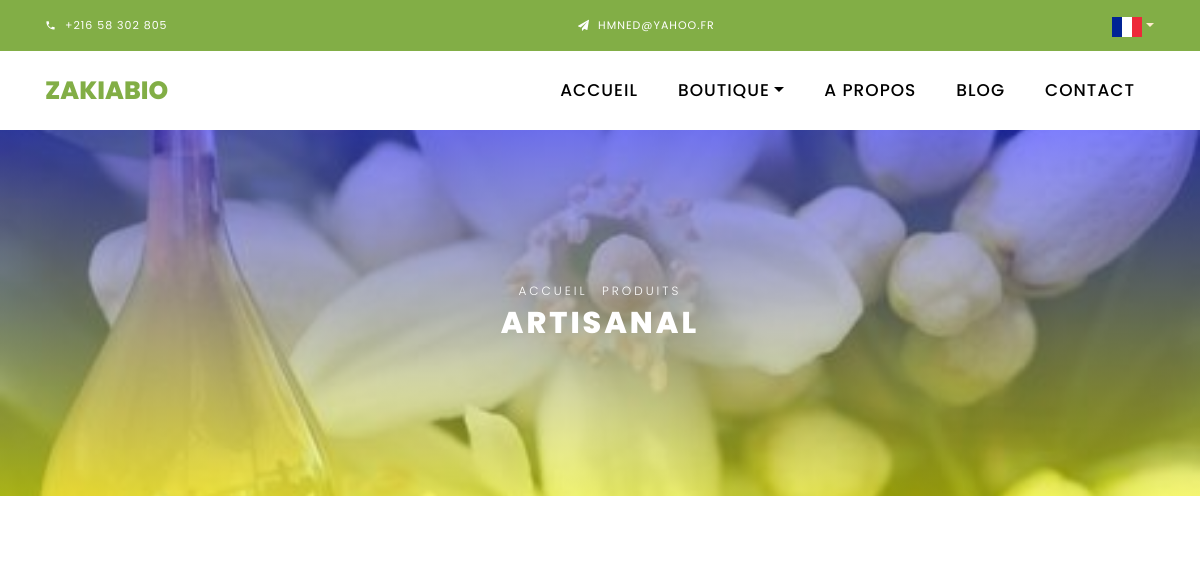
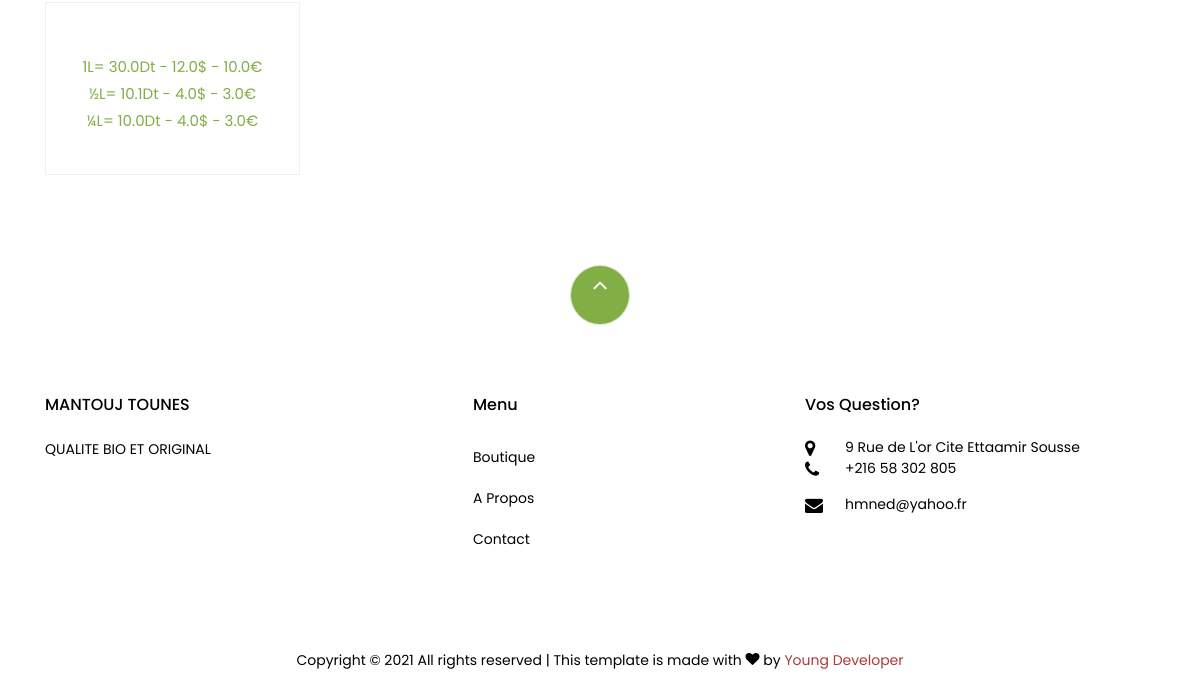
Page /fr/artisanal on the earlier database version (2 pictures, top to bottom).
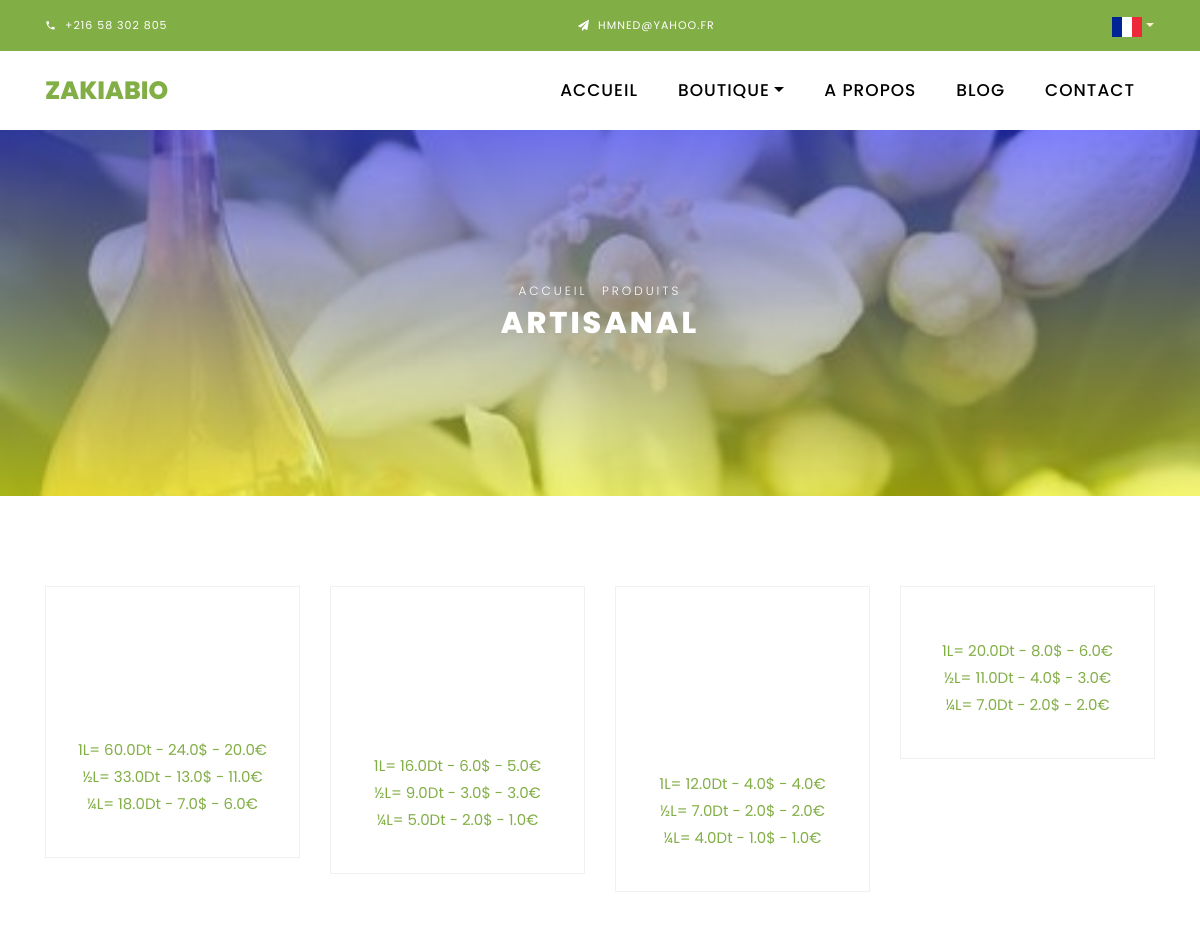
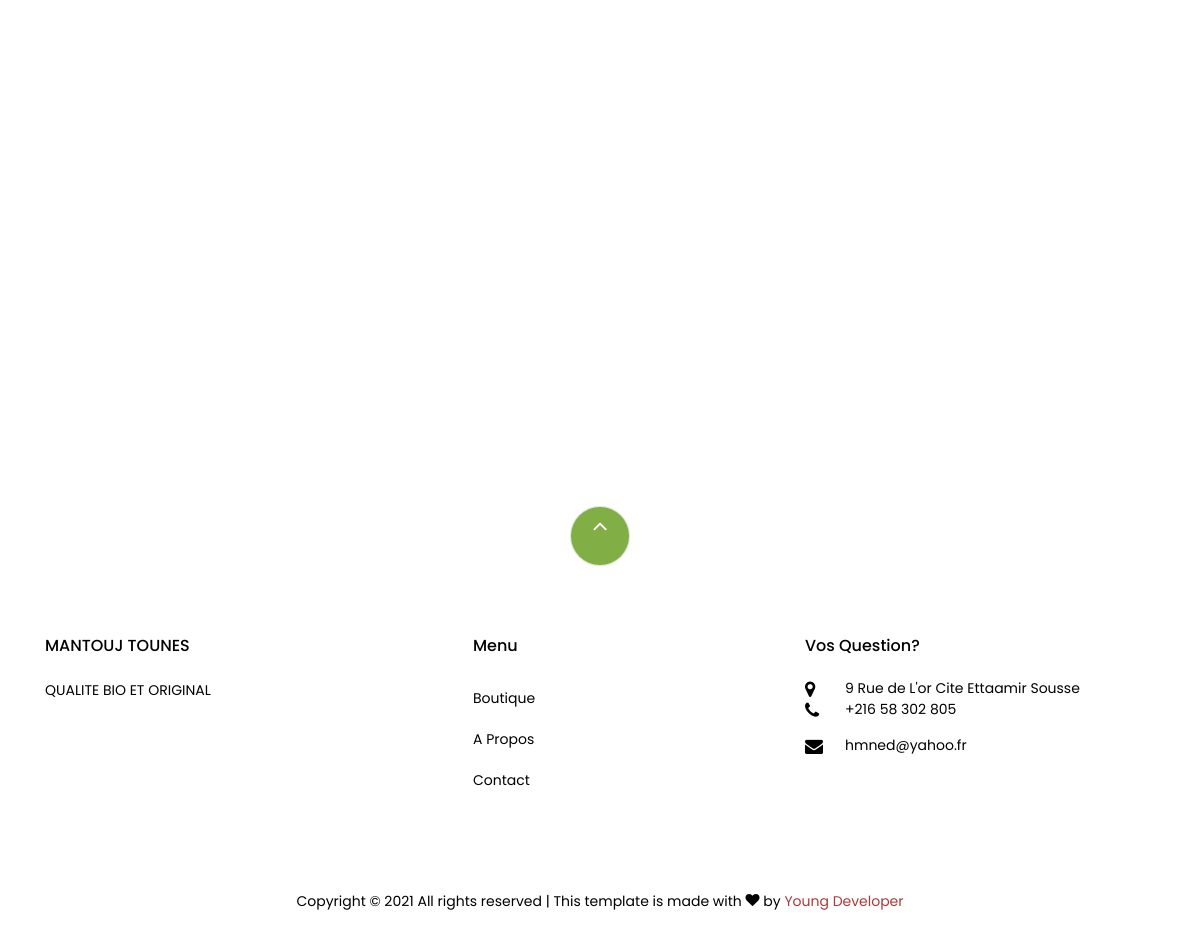
Same page on the later database version (2 pictures, top to bottom).
### artisanalProd/models.py (models this page shows, shortened)
class ArtisanalProd(models.Model):
    ENtitle = models.CharField(max_length=200)
    FRtitle = models.CharField(max_length=200)
    ARtitle = models.CharField(max_length=200)
    image = models.ImageField(upload_to='pics')
    ENdescription = models.TextField(max_length=2000)
    FRdescription = models.TextField(max_length=2000)
    ARdescription = models.TextField(max_length=2000)
    pricedemikg = models.FloatField(max_length=1000)
    pricequartkg = models.FloatField(max_length=1000)
    price = models.FloatField(max_length=1000)
    slug = models.SlugField(unique=True)
    available = models.BooleanField(default=True)

### fr/views.py (the view)
# urls.py: path('artisanal', views.artisanal, name='artisanal'),
def artisanal(request):
    prods = ArtisanalProd.objects.all()
    return render(request, 'fr/artisanalfr.html', context={"prods":prods})

### template/fr/artisanalfr.html (shortened to what this page needs)
{% load static %}
{% load mathfilters %}
<!DOCTYPE html>
<html lang="en">
<head>
  <link rel="stylesheet" href="{% static 'css/open-iconic-bootstrap.min.css' %}">
  <link rel="stylesheet" href="{% static 'css/animate.css' %}">
  <link rel="stylesheet" href="{% static 'css/owl.carousel.min.css' %}">
  <link rel="stylesheet" href="{% static 'css/owl.theme.default.min.css' %}">
  <link rel="stylesheet" href="{% static 'css/magnific-popup.css' %}">
  <link rel="stylesheet" href="{% static 'css/aos.css' %}">
  <link rel="stylesheet" href="{% static 'css/ionicons.min.css' %}">
  <link rel="stylesheet" href="{% static 'css/bootstrap-datepicker.css' %}">
  <link rel="stylesheet" href="{% static 'css/jquery.timepicker.css' %}">
  <link rel="stylesheet" href="{% static 'css/flaticon.css' %}">
  <link rel="stylesheet" href="{% static 'css/icomoon.css' %}">
  <link rel="stylesheet" href="{% static 'css/style.css' %}">
</head>
<body class="goto-here">
	<div class="py-1 bg-primary">
		<div class="container">
			<div class="row no-gutters d-flex align-items-start align-items-center px-md-0">
				<div class="col-lg-12 d-block">
					<div class="row d-flex">
						<div class="col-md pr-4 d-flex topper align-items-center">
							<div class="icon mr-2 d-flex justify-content-center align-items-center">
								<span class="icon-phone2"></span>
							</div>
							<span class="text">+216 58 302 805</span>
						</div>
						<div class="col-md pr-4 d-flex topper align-items-center">
							<div class="icon mr-2 d-flex justify-content-center align-items-center">
								<span class="icon-paper-plane"></span>
							</div>
							<span class="text">Hmned@yahoo.fr</span>
						</div>
						<div class="#">
							<a class="nav-link dropdown-toggle" href="#" id="dropdown04" data-toggle="dropdown" aria-haspopup="true" aria-expanded="false" style="color: blanchedalmond;"><img src="{% static 'images/fr.svg' %}" alt="" width="30px" length="30px" /></a>
						</div>
					</div>
				</div>
			</div>
		</div>
	</div>
<nav class="navbar navbar-expand-lg navbar-dark ftco_navbar bg-dark ftco-navbar-light" id="ftco-navbar">
  <div class="container">
    <a class="navbar-brand" href="/fr">ZAKIABIO</a>
    <div class="collapse navbar-collapse" id="ftco-nav">
      <ul class="navbar-nav ml-auto">
        <li class="nav-item"><a href="/fr" class="nav-link">Accueil</a></li>
        <li class="nav-item dropdown">
          <a class="nav-link dropdown-toggle active" href="#" id="dropdown04" data-toggle="dropdown"
            aria-haspopup="true" aria-expanded="false">Boutique</a>
        </li>
        <li class="nav-item">
          <a href="/fr/about" class="nav-link">A Propos</a>
        </li>
        <li class="nav-item">
          <a href="/fr/blog" class="nav-link">Blog</a>
        </li>
        <li class="nav-item">
          <a href="/fr/contact" class="nav-link">Contact</a>
        </li>
      </ul>
    </div>
  </div>
</nav>
  <div class="hero-wrap hero-bread" style="background-image:linear-gradient(rgba(0, 0, 255, 0.5), rgba(255, 255, 0, 0.5)),
  url({% static 'images/img44.jpg' %});">
    <div class="container">
      <div class="row no-gutters slider-text align-items-center justify-content-center">
        <div class="col-md-9 ftco-animate text-center">
          <p class="breadcrumbs"><span class="mr-2"><a href="/">Accueil</a></span> <span>Produits</span></p>
          <h1 class="mb-0 bread">Artisanal</h1>
        </div>
      </div>
    </div>
  </div>
  <section class="ftco-section">
    <div class="container">
      <div class="row">
        {% for a in prods %}
    			<div class="col-md-6 col-lg-3 ftco-animate">
    				<div class="product">
    					<a href="/fr/artisanal/{{ a.slug }}" target="_blank" class="img-prod"><img class="img-fluid" src="{{ a.image.url }}" alt="Colorlib Template">
    					</a>
    					<div class="text py-3 pb-4 px-3 text-center">
    						<div class="d-flex">
    							<div class="pricing">
                    <p class="price">1L= <span class="price-sale">{{ a.price}}Dt - {{ a.price|intdiv:2.5 }}$ - {{ a.price|intdiv:3 }}€</span>
                    <p class="price">½L= <span class="price-sale">{{ a.pricedemikg }}Dt - {{ a.pricedemikg|intdiv:2.5 }}$ - {{ a.pricedemikg|intdiv:3 }}€</p></span>
                    <p class="price">¼L= <span class="price-sale">{{ a.pricequartkg }}Dt - {{ a.pricequartkg|intdiv:2.5 }}$ - {{ a.pricequartkg|intdiv:3 }}€</p></span>
                      </p>
		    					</div>
	    					</div>
    					</div>
    				</div>
          </div>
          {% endfor %}
      </div>
    </div>
  </section>
  <footer class="ftco-footer ftco-section">
    <div class="container">
      <div class="row">
        <div class="mouse">
          <a href="#" class="mouse-icon">
            <div class="mouse-wheel">
              <span class="ion-ios-arrow-up"></span>
            </div>
          </a>
        </div>
      </div>
      <div class="row mb-5">
        <div class="col-md">
          <div class="ftco-footer-widget mb-4">
            <h2 class="ftco-heading-2">MANTOUJ TOUNES</h2>
            <p>
              QUALITE BIO ET ORIGINAL
            </p>
            <ul class="ftco-footer-social list-unstyled float-md-left float-lft mt-5">
            </ul>
          </div>
        </div>
        <div class="col-md">
          <div class="ftco-footer-widget mb-4 ml-md-5">
            <h2 class="ftco-heading-2">Menu</h2>
            <ul class="list-unstyled">
              <li><a href="./shop" class="py-2 d-block">Boutique</a></li>
              <li><a href="./about" class="py-2 d-block">A Propos</a></li>
              <li><a href="./contact" class="py-2 d-block">Contact</a></li>
            </ul>
          </div>
        </div>
        <div class="col-md">
          <div class="ftco-footer-widget mb-4">
            <h2 class="ftco-heading-2">Vos Question?</h2>
            <div class="block-23 mb-3">
              <ul>
                <li>
                  <span class="icon icon-map-marker"></span><span class="text">9 Rue de L'or Cite Ettaamir Sousse</span>
                </li>
                <li>
                  <a href="#"><span class="icon icon-phone"></span><span class="text">+216 58 302 805</span></a>
                </li>
                <li>
                  <a href="#"><span class="icon icon-envelope"></span><span
                      class="text">hmned@yahoo.fr</span></a>
                </li>
              </ul>
            </div>
          </div>
        </div>
      </div>
      <div class="row">
        <div class="col-md-12 text-center">
          <p>
            Copyright &copy;
            All rights reserved | This template is made with
            <i class="icon-heart color-danger" aria-hidden="true"></i> by
            <a href="https://colorlib.com" target="_blank">Young Developer</a>
          </p>
        </div>
      </div>
    </div>
  </footer>
</body>
</html>

### static/css/icomoon.css (style rules this page uses)
[class^="icon-"], [class*=" icon-"] { font-family: 'icomoon' !important; speak: none; font-style: normal; font-weight: normal; font-variant: normal; text-transform: none; line-height: 1; -webkit-font-smoothing: antialiased; -moz-osx-font-smoothing: grayscale; }
.icon-heart:before { content: "\f004"; }
.icon-map-marker:before { content: "\f041"; }
.icon-phone:before { content: "\f095"; }
.icon-envelope:before { content: "\f0e0"; }
.icon-paper-plane:before { content: "\f1d8"; }
.icon-phone2:before { content: "\e0cd"; }

Differences in the rows shown:
removed ArtisanalProd: price "30.0", price "12.0", price "10.0", pricedemikg "10.1", pricedemikg "4.0", pricedemikg "3.0", pricequartkg "10.0", pricequartkg "4.0", pricequartkg "3.0"
added ArtisanalProd: price "60.0", price "24.0", price "20.0", pricedemikg "33.0", pricedemikg "13.0", pricedemikg "11.0", pricequartkg "18.0", pricequartkg "7.0", pricequartkg "6.0"
added ArtisanalProd: price "16.0", price "6.0", price "5.0", pricedemikg "9.0", pricedemikg "3.0", pricequartkg "5.0", pricequartkg "2.0", pricequartkg "1.0"
added ArtisanalProd: price "12.0", price "4.0", pricedemikg "7.0", pricedemikg "2.0", pricequartkg "4.0", pricequartkg "1.0"
added ArtisanalProd: price "20.0", price "8.0", price "6.0", pricedemikg "11.0", pricedemikg "4.0", pricedemikg "3.0", pricequartkg "7.0", pricequartkg "2.0"
